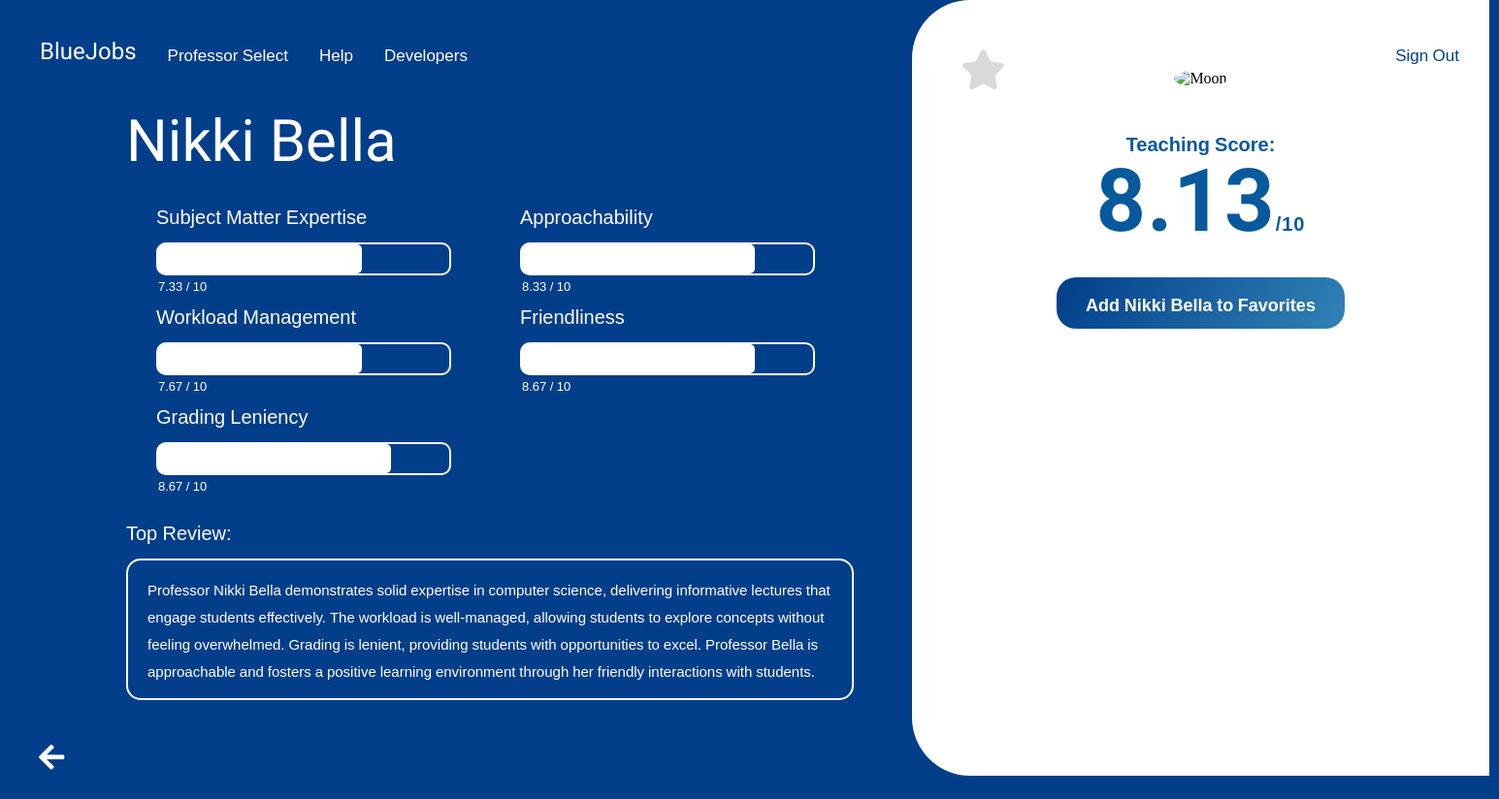
The page /professor_select/courses/11/professor/11/details (signed in) on the database its author committed.
### professor_select/models.py (models this page shows, shortened)
class Professor (models.Model):
    professor_name = models.CharField(max_length = 255)
    email = models.EmailField(max_length = 255, unique = True)
    def __str__(self):
        return '{}'.format(self.professor_name)
    @property
    def score(self):
        ratings = ProfessorRating.objects.filter(professor = self)
        score = ratings.aggregate(Avg('subject_matter_expertise'),
                    Avg('workload_management'), Avg('grading_leniency'),
                    Avg('approachability'), Avg('friendliness'))
        score = sum(list(score.values()))/5
        return round(score, 2)

class ProfessorRating (models.Model):
    student = models.ForeignKey (Student, related_name = "student_reviews",
                                 on_delete = models.CASCADE)
    professor = models.ForeignKey (Professor, related_name = "professor_ratings",
                                 on_delete = models.CASCADE)
    course = models.ForeignKey (Course, related_name = "student_reviews",
                                 on_delete = models.CASCADE)
    subject_matter_expertise = models.PositiveIntegerField(validators = [MinValueValidator(0), MaxValueValidator(10)])
    workload_management = models.PositiveIntegerField(validators = [MinValueValidator(0), MaxValueValidator(10)])
    grading_leniency = models.PositiveIntegerField(validators = [MinValueValidator(0), MaxValueValidator(10)])
    approachability = models.PositiveIntegerField(validators = [MinValueValidator(0), MaxValueValidator(10)])
    friendliness = models.PositiveIntegerField(validators = [MinValueValidator(0), MaxValueValidator(10)])
    comment = models.TextField()
    class Meta:
        constraints = [
            models.UniqueConstraint(fields=['student', 'professor', 'course'], name='student_rating')
        ]

### professor_select/views.py (the view)
# urls.py: path('courses/<int:course>/professor/<int:pk>/details', professor_detail_view, name = 'professor_details'),
def professor_detail_view(request, course, **kwarg) :
    if request.user.is_authenticated and request.user.is_student:
        current_user = request.user
        student = Student.objects.get(pk = current_user.pk)
        professor = Professor.objects.get(pk=kwarg['pk'])
        course = Course.objects.get(pk=course)
        args = {
            'professor': professor,
            'user': student,
            'course_selected': course
        }
        if len(professor.professor_ratings.all()) > 0:
            comment = professor.professor_ratings.all()[0].comment
            scores = professor.professor_ratings.aggregate(Avg('subject_matter_expertise'),
                    Avg('workload_management'), Avg('grading_leniency'),
                    Avg('approachability'), Avg('friendliness'))
            args['comment'] = comment
            args['expertise'] =  round(scores['subject_matter_expertise__avg'], 2)
            args['workload'] = round(scores['workload_management__avg'], 2)
            args['grading'] = round(scores['grading_leniency__avg'], 2)
            args['approachability'] = round(scores['approachability__avg'], 2)
            args['friendliness'] = round(scores['friendliness__avg'], 2)
        else:
            args['comment'] = "No Ratings for this professor."
        '''
        the try-except fragment bellow checks if the professor has been added to student's favorites,
        catches when an empty query exception is raised
        '''
        try:
            if student.favorites.get(professor=professor, course=course) is not None:
                args['is_added'] = True
        except Exception as x:
            print(x)
            args['is_added'] = False
        return render(request,'professor_select/professor-details.html', args)
    else:
        return redirect('landing_page:home')

### professor_select/templates/professor_select/professor-details.html (shortened to what this page needs)
{% extends 'base.html' %}
{% load static %}
{% block content %}
    <ul class="navbar">
        <li><a class="bluejobsnav" href="{% url 'landing_page:homepage-student' %}">BlueJobs</a></li>
        <li><a href="{% url 'professor_select:course_select' %}">Professor Select</a></li>
        <li><a href="{% url 'professor_select:course_select' %}">Help </a></li>
        <li><a href="{% url 'professor_select:course_select' %}">Developers </a></li>
        <li><a class="contrast-signout2" href="{% url 'landing_page:login' %}">Sign Out</a></li>
    </ul>
    <div class="prof-details">
        <div class="title-box">
            <h1 class="homepage-title">{{ professor }}</h1>
            <table>
                <tr>
                    <td>
                        <p>Subject Matter Expertise</p>
                        <div class="progress">
                            <div class="progress-bar" id="progress-bar-expertise"></div>
                            <div class="progress-value" id="progress-value-expertise"></div>
                        </div>
                    </td>
                    <td>
                        <p>Approachability</p>
                        <div class="progress">
                            <div class="progress-bar" id="progress-bar-approachability"></div>
                            <div class="progress-value" id="progress-value-approachability"></div>
                        </div>
                    </td>
                </tr>
                <tr>
                  <td>
                    <p>Workload Management</p>
                    <div class="progress">
                        <div class="progress-bar" id="progress-bar-workload"></div>
                        <div class="progress-value" id="progress-value-workload"></div>
                    </div>
                    </td>
                    <td>
                    <p>Friendliness</p>
                    <div class="progress">
                        <div class="progress-bar" id="progress-bar-friendliness"></div>
                        <div class="progress-value" id="progress-value-friendliness"></div>
                    </div>
                    </td>
                </tr>
                <tr>
                  <td>
                    <p>Grading Leniency</p>
                    <div class="progress">
                        <div class="progress-bar" id="progress-bar-grading"></div>
                        <div class="progress-value" id="progress-value-grading"></div>
                    </div>
                    </td>
                </tr>
              </table>
              <br>
            <p>Top Review:</p>
            <div class = "comment-box">
                <p>{{ comment }}</p>
            </div>
        </div>
        <div class="white-tile">
            <br><br><br><br>
            <img src="https://deadline.com/wp-content/uploads/2022/09/220909_TIFF_DAY-3_CAUSEWAY_Jennifer-Lawrence_06383-e1663373129372.jpg?w=1024" alt="Moon">
            <br><br>
            <h3>Teaching Score:</h3>
            <h2>{{ professor.score }}<small>/10</small></h2>
            <br><br>
            {% if is_added %}
            <div class="star-container-fave">
                <i class="fas fa-star"></i>
            </div>
            <a href = "{% url 'professor_select:remove_professor' course_selected.pk professor.pk %}" class="fave-buttton">Remove {{ professor }} from Favorites </a><br>
            {% else %}
            <a href = "{% url 'professor_select:add_professor' course_selected.pk professor.pk %}" class="fave-buttton">Add {{ professor }} to Favorites </a><br>
            <div class="star-container">
                <i class="fas fa-star"></i>
            </div>
            {% endif %}
        </div>
    </div>
    <a href="{% url 'professor_select:professor_list' course_selected.pk %}" class="back-arrow">
        <i class="fas fa-arrow-left"></i>
    </a>
{% endblock %}

### static/css/style.css (style rules this page uses)
body { background: linear-gradient(120deg, #023E8A, #023E8A, #5ABDDC, #0D9CCA); background-size: 300% 300%; animation: gradient 15s ease infinite; height: 100vh; margin: 0; overflow-x: hidden; overflow-y: hidden; }
.back-arrow { position: fixed; bottom: 50px; left: 40px; width: 10px; height: 10px; font-size: 30px; color: white; cursor: pointer; z-index: 9999; }
.title-box { position: absolute; left: 180px; top: 250px; }
.homepage-title { font-family: "Bowlby One SC", sans-serif; font-weight: 400; font-size: 100px; font-style: normal; color: white; padding-bottom: -40px; margin-top: 0; margin-bottom: 0; line-height: 120px; }
.star-container { position: absolute; top: 15px; left: 205px; text-align: center; color: #D9D9D9; }
.fa-star { font-size: 24px; }
.white-tile { position: absolute; background-color: white; text-align: center; border-radius: 60px 0 0 60px; width: 595px; height: 100vh; top: 0px; left: 940px; z-index: 500; }
.prof-details .title-box { position: absolute; left: 130px; top: 110px !important; max-width: 750px; }
.prof-details .homepage-title { max-width: 800px; font-size: 60px !important; line-height: 1.2; }
.prof-details table p { margin-bottom: 10px; }
.prof-details table { width: 100%; border-collapse: collapse; margin-left: 30px; }
.prof-details th, td { border: none; padding-right: 20px; text-align: left; }
.prof-details td { width: 300px; height: 100px; color: white; font-family: "Noto Sans Khojki", sans-serif; font-size: 20px; }
.prof-details table tr { margin-top: 80px; }
.prof-details p { color: white; font-family: "Noto Sans Khojki", sans-serif; font-size: 20px; }
.prof-details small { font-family: "Noto Sans Khojki", sans-serif; font-size: 20px; }
.prof-details h3 { font-family: "Noto Sans Khojki", sans-serif; font-size: 20px; color: #07599D; margin-top: 20px; margin-left: 0px; }
.prof-details a { font-family: "Noto Sans Khojki", sans-serif; font-size: 20px; color: #07599D; }
.prof-details h2 { font-family: "Bowlby One SC", sans-serif; font-size: 90px; letter-spacing: 1px; color: #07599D; margin-top: -30px; margin-bottom: 0px; margin-left: 0px;; }
.progress { width: 300px; height: 30px; background-color: transparent; border: 2px solid white; border-radius: 10px; margin: 0px; position: relative; }
.progress-bar { height: 100%; background-color: white; border-radius: 5px; transition: width 0.3s ease-in-out; }
.progress-value { font-size: 13px; }
.prof-details .comment-box { border: 2px solid white; border-radius: 15px; margin-top: -10px; padding-left: 20px; }
.prof-details .comment-box p { font-size: 15px; }
.prof-details img { margin-top: 0px; margin-left: 0px; width: 340px; height: 340px; object-fit: cover; border-radius: 50%; z-index: 9999; }
.contrast-signout2 { color: #02408B !important; }
.prof-details .star-container { position: absolute; top: 60px; left: 60px; transform: scale(1.7); text-align: center; color: #D9D9D9; }
.prof-details a { border: none; border-radius: 20px; background: #02408B; color: white; text-decoration: none; font-weight: bold; font-size: 18px; transition: 0.4s; margin: 20px 0px; margin-bottom: -20px; background: linear-gradient(120deg, #023E8A, #5ABDDC, #0D9CCA); background-size: 400%; padding-left: 30px; padding-right: 30px; padding-top: 10px; padding-bottom: 10px; }
.navbar { position: relative; list-style-type: none; margin: 25px; padding: 0; overflow: hidden; background-color: transparent; font-family: "Noto Sans Khojki", sans-serif; font-weight: 400; font-style: normal; font-size: 17px; z-index: 9999; }
.navbar li:last-child { float: right; }
.bluejobsnav { font-family: "Bowlby One SC", sans-serif; font-weight: 400; font-size: 24px; font-style: normal; }
li { float: left; }
li a { display: block; color: white; text-align: center; padding: 14px 16px; text-decoration: none; border-radius: 10px; transition: 0.3s; float: left; }

### rows shown on the page
Professor: professor_name "Nikki Bella", score "8.13"
ProfessorRating: comment "Professor Nikki Bella demonstrates solid expertise in computer science, delivering informative lectures that engage students effectively. The workload is well-managed, allowing students to explore concepts without feeling overwhelmed. Grading is lenient, providing students with opportunities to excel. Professor Bella is approachable and fosters a positive learning environment through her friendly interactions with students."
